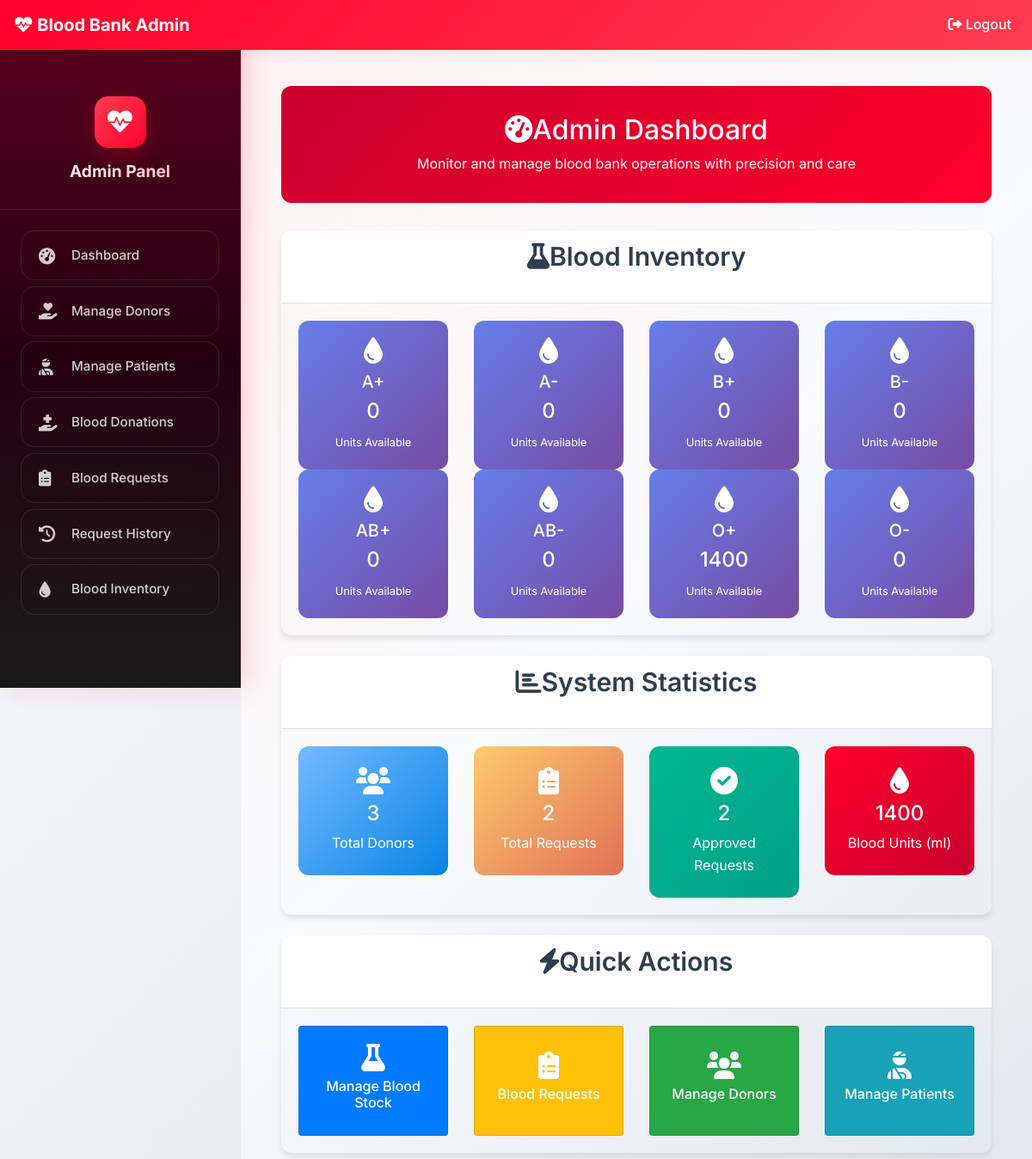
Screenshot of /admin-dashboard (signed in) with the database file from the repository.
### blood/models.py (models this page shows, shortened)
class Stock(models.Model):
    bloodgroup=models.CharField(max_length=10)
    unit=models.PositiveIntegerField(default=0)

### blood/views.py (the view)
# urls.py: path('admin-dashboard', views.admin_dashboard_view,name='admin-dashboard'),
@login_required(login_url='adminlogin')
def admin_dashboard_view(request):
    totalunit=models.Stock.objects.aggregate(Sum('unit'))
    recent_certificates = models.Certificate.objects.filter(
        issued_date__gte=date.today() - timedelta(days=7)
    ).order_by('-issued_date')[:5]
    dict={
        'A1':models.Stock.objects.get(bloodgroup="A+"),
        'A2':models.Stock.objects.get(bloodgroup="A-"),
        'B1':models.Stock.objects.get(bloodgroup="B+"),
        'B2':models.Stock.objects.get(bloodgroup="B-"),
        'AB1':models.Stock.objects.get(bloodgroup="AB+"),
        'AB2':models.Stock.objects.get(bloodgroup="AB-"),
        'O1':models.Stock.objects.get(bloodgroup="O+"),
        'O2':models.Stock.objects.get(bloodgroup="O-"),
        'totaldonors':dmodels.Donor.objects.all().count(),
        'totalbloodunit':totalunit['unit__sum'],
        'totalrequest':models.BloodRequest.objects.all().count(),
        'totalapprovedrequest':models.BloodRequest.objects.all().filter(status='Approved').count(),
        'recent_certificates': recent_certificates,
        'total_certificates': models.Certificate.objects.count(),
        'blood_camps_count': models.BloodCamp.objects.filter(status='PLANNED').count(),
        'sponsors_count': models.Sponsor.objects.filter(is_active=True).count(),
    }
    return render(request,'blood/admin_dashboard.html',context=dict)

### templates/blood/admin_dashboard.html (shortened to what this page needs)
{% extends 'blood/adminbase.html' %}
{% block content %}
{% load static %}
<div class="container-fluid">
    <div class="dashboard-header enhanced-card">
        <h2><i class="fas fa-tachometer-alt me-2 pulse-icon"></i>Admin Dashboard</h2>
        <p class="mb-0">Monitor and manage blood bank operations with precision and care</p>
    </div>
    <div class="modern-card mb-4">
        <div class="card-header bg-white">
            <h4 class="section-title"><i class="fas fa-flask me-2"></i>Blood Inventory</h4>
        </div>
        <div class="card-body">
            <div class="row g-3">
                <div class="col-lg-3 col-md-4 col-sm-6">
                    <div class="blood-card">
                        <i class="fas fa-tint fa-2x mb-2"></i>
                        <h5>A+</h5>
                        <h4>{{A1.unit}}</h4>
                        <small>Units Available</small>
                    </div>
                </div>
                <div class="col-lg-3 col-md-4 col-sm-6">
                    <div class="blood-card">
                        <i class="fas fa-tint fa-2x mb-2"></i>
                        <h5>A-</h5>
                        <h4>{{A2.unit}}</h4>
                        <small>Units Available</small>
                    </div>
                </div>
                <div class="col-lg-3 col-md-4 col-sm-6">
                    <div class="blood-card">
                        <i class="fas fa-tint fa-2x mb-2"></i>
                        <h5>B+</h5>
                        <h4>{{B1.unit}}</h4>
                        <small>Units Available</small>
                    </div>
                </div>
                <div class="col-lg-3 col-md-4 col-sm-6">
                    <div class="blood-card">
                        <i class="fas fa-tint fa-2x mb-2"></i>
                        <h5>B-</h5>
                        <h4>{{B2.unit}}</h4>
                        <small>Units Available</small>
                    </div>
                </div>
                <div class="col-lg-3 col-md-4 col-sm-6">
                    <div class="blood-card">
                        <i class="fas fa-tint fa-2x mb-2"></i>
                        <h5>AB+</h5>
                        <h4>{{AB1.unit}}</h4>
                        <small>Units Available</small>
                    </div>
                </div>
                <div class="col-lg-3 col-md-4 col-sm-6">
                    <div class="blood-card">
                        <i class="fas fa-tint fa-2x mb-2"></i>
                        <h5>AB-</h5>
                        <h4>{{AB2.unit}}</h4>
                        <small>Units Available</small>
                    </div>
                </div>
                <div class="col-lg-3 col-md-4 col-sm-6">
                    <div class="blood-card">
                        <i class="fas fa-tint fa-2x mb-2"></i>
                        <h5>O+</h5>
                        <h4>{{O1.unit}}</h4>
                        <small>Units Available</small>
                    </div>
                </div>
                <div class="col-lg-3 col-md-4 col-sm-6">
                    <div class="blood-card">
                        <i class="fas fa-tint fa-2x mb-2"></i>
                        <h5>O-</h5>
                        <h4>{{O2.unit}}</h4>
                        <small>Units Available</small>
                    </div>
                </div>
            </div>
        </div>
    </div>
    <div class="modern-card mb-4">
        <div class="card-header bg-white">
            <h4 class="section-title"><i class="fas fa-chart-bar me-2"></i>System Statistics</h4>
        </div>
        <div class="card-body">
            <div class="row g-3">
                <div class="col-lg-3 col-md-6">
                    <div class="stat-card info">
                        <i class="fas fa-users fa-2x mb-2"></i>
                        <h4>{{totaldonors}}</h4>
                        <span>Total Donors</span>
                    </div>
                </div>
                <div class="col-lg-3 col-md-6">
                    <div class="stat-card warning">
                        <i class="fas fa-clipboard-list fa-2x mb-2"></i>
                        <h4>{{totalrequest}}</h4>
                        <span>Total Requests</span>
                    </div>
                </div>
                <div class="col-lg-3 col-md-6">
                    <div class="stat-card success">
                        <i class="fas fa-check-circle fa-2x mb-2"></i>
                        <h4>{{totalapprovedrequest}}</h4>
                        <span>Approved Requests</span>
                    </div>
                </div>
                <div class="col-lg-3 col-md-6">
                    <div class="stat-card danger">
                        <i class="fas fa-tint fa-2x mb-2"></i>
                        <h4>{{totalbloodunit}}</h4>
                        <span>Blood Units (ml)</span>
                    </div>
                </div>
            </div>
        </div>
    </div>
    <div class="modern-card">
        <div class="card-header bg-white">
            <h4 class="section-title"><i class="fas fa-bolt me-2"></i>Quick Actions</h4>
        </div>
        <div class="card-body">
            <div class="row g-3">
                <div class="col-lg-3 col-md-6">
                    <a href="/admin-blood" class="action-card">
                        <div class="card bg-primary text-white h-100">
                            <div class="card-body text-center d-flex flex-column justify-content-center">
                                <i class="fas fa-flask fa-2x mb-2"></i>
                                <h6>Manage Blood Stock</h6>
                            </div>
                        </div>
                    </a>
                </div>
                <div class="col-lg-3 col-md-6">
                    <a href="/admin-request" class="action-card">
                        <div class="card bg-warning text-white h-100">
                            <div class="card-body text-center d-flex flex-column justify-content-center">
                                <i class="fas fa-clipboard-list fa-2x mb-2"></i>
                                <h6>Blood Requests</h6>
                            </div>
                        </div>
                    </a>
                </div>
                <div class="col-lg-3 col-md-6">
                    <a href="/admin-donor" class="action-card">
                        <div class="card bg-success text-white h-100">
                            <div class="card-body text-center d-flex flex-column justify-content-center">
                                <i class="fas fa-users fa-2x mb-2"></i>
                                <h6>Manage Donors</h6>
                            </div>
                        </div>
                    </a>
                </div>
                <div class="col-lg-3 col-md-6">
                    <a href="/admin-patient" class="action-card">
                        <div class="card bg-info text-white h-100">
                            <div class="card-body text-center d-flex flex-column justify-content-center">
                                <i class="fas fa-user-injured fa-2x mb-2"></i>
                                <h6>Manage Patients</h6>
                            </div>
                        </div>
                    </a>
                </div>
            </div>
        </div>
    </div>
</div>
{% endblock content %}

### static/css/modern.css (style rules this page uses)
:root { --primary-100: #FFF2F2; --primary-200: #FFB6B6; --primary-300: #FF7980; --primary-400: #FF3D52; --primary-500: #FF002B; --primary-600: #C9002D; --primary-700: #93002A; --primary-800: #5C0020; --primary-900: #26000F; --primary-red: var(--primary-500); --secondary-red: var(--primary-400); --light-red: var(--primary-100); --dark-red: var(--primary-700); --pure-white: #ffffff; --light-gray: #f8fafc; --medium-gray: #64748b; --dark-gray: #1e293b; --shadow: 0 10px 25px rgba(0, 0, 0, 0.1); --shadow-lg: 0 20px 40px rgba(0, 0, 0, 0.1); }
* { margin: 0; padding: 0; box-sizing: border-box; }
body { font-family: 'Inter', 'Segoe UI', Tahoma, Geneva, Verdana, sans-serif; line-height: 1.6; color: var(--dark-gray); background-color: var(--pure-white); }
.section-title { text-align: center; font-size: 2.5rem; font-weight: 700; color: var(--dark-gray); margin-bottom: 1rem; }

### templates/blood/adminbase.html (style rules this page uses)
.admin-body { background: linear-gradient(135deg, #f8fafc 0%, #e2e8f0 100%); font-family: 'Inter', sans-serif; }
.section-title { font-size: 1.875rem; font-weight: 700; color: var(--dark-gray); margin-bottom: 0.5rem; }

### templates/blood/admin_dashboard.html (style rules this page uses)
:root { --primary-red: #FF002B; --primary-600: #C9002D; --shadow: 0 4px 6px rgba(0, 0, 0, 0.1); --shadow-lg: 0 10px 15px rgba(0, 0, 0, 0.1); }
.modern-card { border: none; border-radius: 12px; box-shadow: var(--shadow); transition: all 0.3s ease; overflow: hidden; }
.stat-card { background: linear-gradient(135deg, #667eea 0%, #764ba2 100%); color: white; border-radius: 12px; padding: 1.5rem; text-align: center; transition: transform 0.3s ease; }
.stat-card.info { background: linear-gradient(135deg, #74b9ff, #0984e3); }
.stat-card.warning { background: linear-gradient(135deg, #fdcb6e, #e17055); }
.stat-card.success { background: linear-gradient(135deg, #00b894, #00a085); }
.stat-card.danger { background: linear-gradient(135deg, var(--primary-red), var(--primary-600)); }
.blood-card { background: linear-gradient(135deg, #667eea, #764ba2); color: white; border-radius: 12px; padding: 1.2rem; text-align: center; transition: all 0.3s ease; }
.action-card { border-radius: 12px; transition: all 0.3s ease; text-decoration: none; border: none; }
.dashboard-header { background: linear-gradient(135deg, var(--primary-600), var(--primary-red)); color: white; border-radius: 12px; padding: 2rem; margin-bottom: 2rem; text-align: center; }
.section-title { font-weight: 600; margin-bottom: 1.5rem; color: #2c3e50; }
.pulse-icon { animation: pulse 2s infinite; }
.enhanced-card { position: relative; overflow: hidden; }
.enhanced-card::before { content: ''; position: absolute; top: 0; left: -100%; width: 100%; height: 100%; background: linear-gradient(90deg, transparent, rgba(255,255,255,0.2), transparent); transition: left 0.5s; }

### rows the page displays
Stock: unit "0"
Stock: unit "0"
Stock: unit "0"
Stock: unit "0"
Stock: unit "0"
Stock: unit "0"
Stock: unit "1400"
Stock: unit "0"

### other values shown
{{ totaldonors }} "3"
{{ totalrequest }} "2"
{{ totalapprovedrequest }} "2"
{{ totalbloodunit }} "1400"
